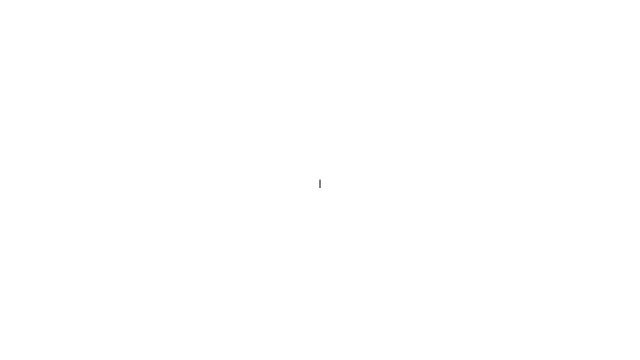
Frame 1 (no input)
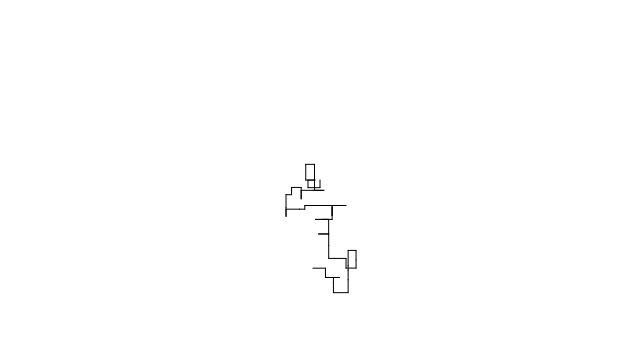
Frame 60 (no input)
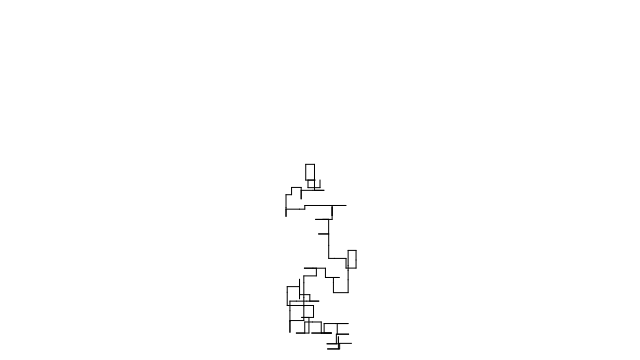
Frame 120 (the mouse pressed at the canvas centre since frame 60)

The p5.js sketch that drew these frames (run headless with seeded random() and noise() and a simulated clock; from frame 60 on, the mouse is pressed at the canvas centre):

// p5.js sketch
// ── sketch.js
/*
  A Gaussian random walk is defined as one in which the step size 
  (how far the object moves in a given direction) is generated with 
  a normal distribution. Implement this variation of the random walk.
*/

let walker;

function setup() {
  createCanvas(640,360);
  walker = new Walker();
  background(255);
}

function draw() {
  walker.step();
  walker.display();
}

class Walker {
  constructor() {
    this.x = width / 2;
    this.y = height / 2;
    this.prevX = null;
    this.prevY = null;
  }

  display() {
    stroke(0);
    line(this.prevX, this.prevY, this.x, this.y);
  }

  step() {
    this.prevX = this.x;
    this.prevY = this.y;

    const choice = floor(random(4));
    const stepSize = randomGaussian(10, 3)

    if (choice === 0) {    
        this.x += stepSize;
    } else if (choice === 1) {
        this.x -= stepSize;
    } else if (choice === 2) {
        this.y += stepSize;
    } else {
        this.y -= stepSize;
    }

    this.x = constrain(this.x, 0, width-1);
    this.y = constrain(this.y, 0, height-1);
  }
}
